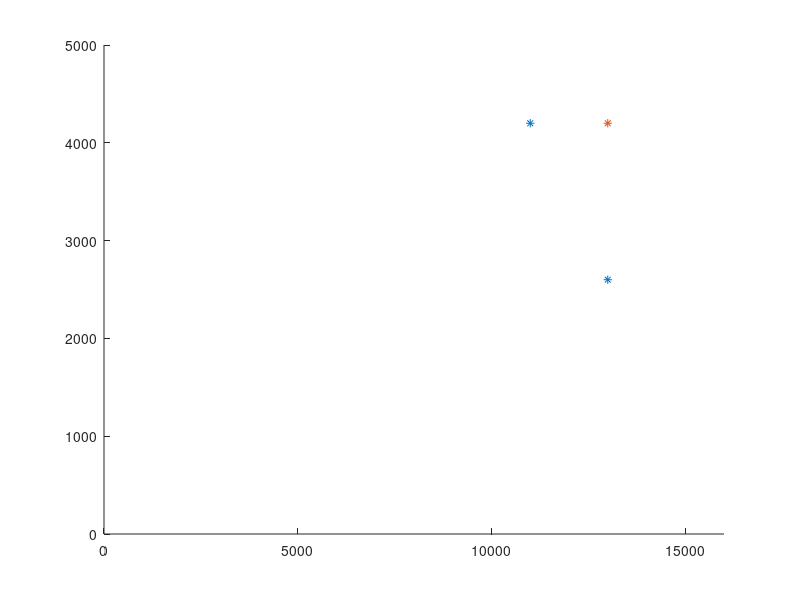

This chart was generated by the following MATLAB code:
function[x] = Test()
A = [ 1 1;
    2 1;
    1 0;
    0 1];
B = [800;1000;400;700];

lb = [0;0];


f1 = [-20;-15];
x1 = linprog(f1,A,B,[],[],lb,[]);

f2=[-10;-1];
x2 = linprog(f2,A,B,[],[],lb,[]);


%Calcul Matrice de Gain 
F = [f1 f2];
X = [x1 x2];
Gain = -X'*F


Xplot = Gain(:,1)
Yplot = Gain(:,2)
hold on
plot(Xplot,Yplot, '*' , 13000,4200,  '*')
axis([0,16000,0,5000])

%Degradation de la solution a la main 
%Nouvelles contraintes 
A = [ 1 1;
    2 1;
    1 0;
    0 1
    -10 -1];
B = [800;1000;400;700;-3600];
lb = [0;0];

f3 = [-20;-15];
x3 = linprog(f3,A,B,[],[],lb,[])

ZZZ1 = -f3' * x3
ZZZ2 = -f2' * x3
%Calcul Matrice de Gain 
F = [f3 f2];
X = [x3 x2];
Gain = -X'*F

%Matrice de Satisfaction
Satisfaction = zeros(2,2);
Satisfaction(:,1) = Gain(:,1)/Gain(1,1)
Satisfaction(:,2) = Gain(:,2)/Gain(2,2)

% Xplot = Gain(:,1)
% Yplot = Gain(:,2)
% 
% plot(Xplot,Yplot, '*' , 13000,4200,  '*')
% axis([0,16000,0,5000])

hold off
end